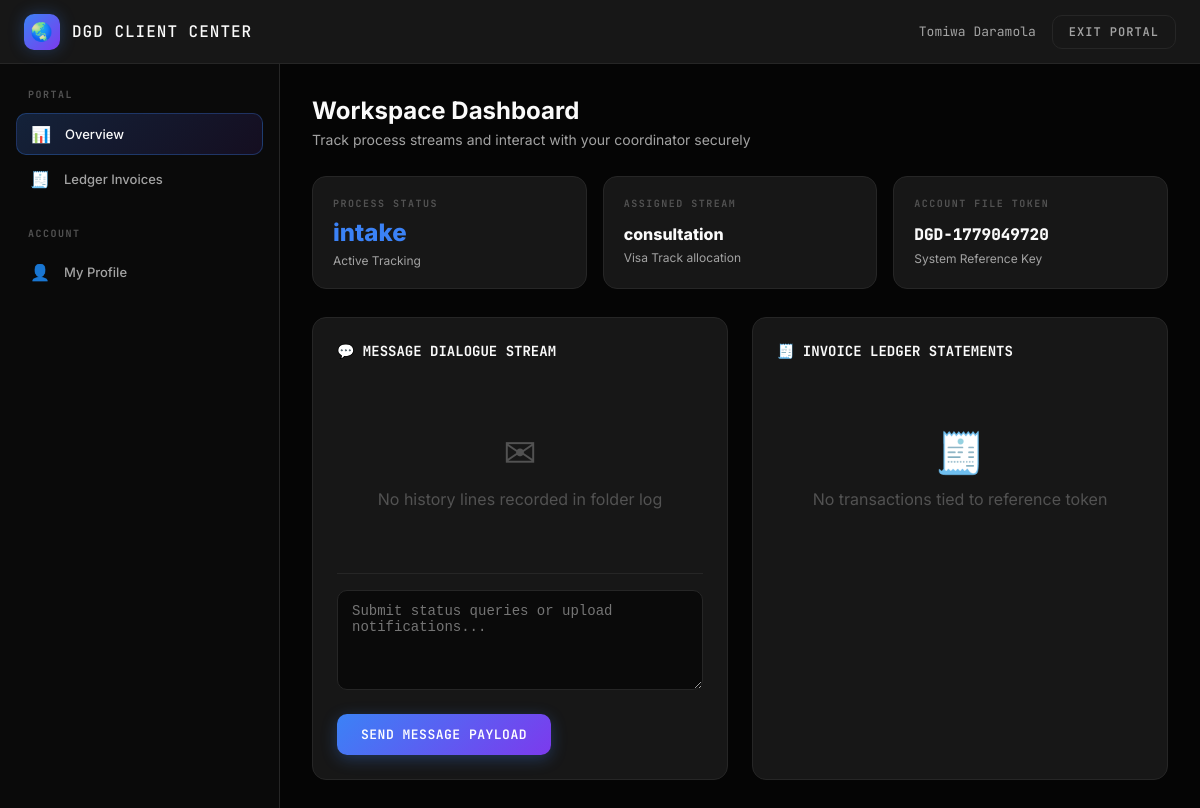
The app's page /client/portal (signed in) with its own data.
### backend/db_models.py (models this page shows, shortened)
class TimestampMixin:
    created_at = db.Column(db.DateTime, default=datetime.utcnow, nullable=False)
    updated_at = db.Column(db.DateTime, default=datetime.utcnow,
                           onupdate=datetime.utcnow, nullable=False)

class SoftDeleteMixin:
    is_deleted = db.Column(db.Boolean, default=False, nullable=False)
    deleted_at = db.Column(db.DateTime, nullable=True)

class OperationalFlagsMixin:
    is_active = db.Column(db.Boolean, default=True, nullable=False)
    is_verified = db.Column(db.Boolean, default=False, nullable=False)
    is_locked = db.Column(db.Boolean, default=False, nullable=False)

class Client(db.Model, TimestampMixin, SoftDeleteMixin, OperationalFlagsMixin):
    __tablename__ = "clients"
    id = db.Column(db.Integer, primary_key=True)
    admin_id = db.Column(db.Integer, db.ForeignKey("admins.id"), nullable=False)
    staff_id = db.Column(db.Integer, db.ForeignKey("staff.id"), nullable=True)
    client_ref = db.Column(db.String(32), unique=True, nullable=False, index=True)
    full_name = db.Column(db.String(128), nullable=False)
    email = db.Column(db.String(120), unique=True, nullable=True)
    phone = db.Column(db.String(32), nullable=True)
    date_of_birth = db.Column(db.Date, nullable=True)
    address_json = db.Column(db.Text, default="{}")
    service_type = db.Column(db.String(64), default="consultation")
    service_status = db.Column(db.String(32), default="intake")
    intake_date = db.Column(db.Date, nullable=True)
    discharge_date = db.Column(db.Date, nullable=True)
    id_type = db.Column(db.String(32), nullable=True)
    id_number_hash = db.Column(db.String(256), nullable=True)
    id_verified = db.Column(db.Boolean, default=False)
    id_verified_at = db.Column(db.DateTime, nullable=True)
    id_verified_by = db.Column(db.Integer, nullable=True)
    portal_username = db.Column(db.String(64), unique=True, nullable=True)
    portal_password_hash = db.Column(db.String(256), nullable=True)
    last_portal_login = db.Column(db.DateTime, nullable=True)
    preferred_contact = db.Column(db.String(32), default="email")
    billing_frequency = db.Column(db.String(32), default="monthly")
    payment_method_json = db.Column(db.Text, default="{}")
    outstanding_balance_cents = db.Column(db.Integer, default=0)
    last_contact_date = db.Column(db.Date, nullable=True)
    next_scheduled_contact = db.Column(db.Date, nullable=True)
    engagement_notes = db.Column(db.Text, nullable=True)
    messages = db.relationship("Message", backref="client",
                              lazy="dynamic", cascade="all, delete-orphan")
    invoices = db.relationship("Invoice", backref="client",
                                lazy="dynamic", cascade="all, delete-orphan")

### backend/routes_client.py (the view)
@client_bp.route("/portal")
def portal():
    if not session.get("user_id") or session.get("user_type") != "client":
        flash("Please log in to access your secure client terminal.", "warning")
        return redirect(url_for("client.login"))
    client_id = session["user_id"]
    client = Client.query.get(client_id)
    if not client:
        session.clear()
        flash("Session invalid. Please log in again.", "warning")
        return redirect(url_for("client.login"))
    messages = client.messages.order_by(Message.created_at.desc()).limit(10).all()
    invoices = client.invoices.order_by(Invoice.issue_date.desc()).limit(5).all()
    total_outstanding = client.outstanding_balance_cents or 0
    assigned_staff = None
    if client.staff_id:
        assigned_staff = Staff.query.get(client.staff_id)
    return render_template("client_portal.html",
                           view_mode="dashboard",
                           client=client,
                           messages=messages,
                           invoices=invoices,
                           total_outstanding=total_outstanding,
                           assigned_staff=assigned_staff,
                           app_name="DGD CONSULT AU")

### templates/client_portal.html (shortened to what this page needs)
<!DOCTYPE html>
<html lang="en">
<head>
</head>
<body>
    <div class="topbar">
        <div class="brand">
            <div class="brand-icon">🌏</div>
            <span>DGD Client Center</span>
        </div>
        <div class="user-menu">
            <span class="user-name">{{ client.full_name if client else 'Client Account' }}</span>
            <a href="/client/logout" class="btn-logout">Exit Portal</a>
        </div>
    </div>
    <div class="layout">
        <nav class="sidebar">
            <div class="nav-section">
                <div class="nav-label">Portal</div>
                <a href="/client/portal" class="nav-link {% if view_mode == 'dashboard' or not view_mode %}active{% endif %}">
                    <span class="nav-icon">📊</span> Overview
                </a>
                <a href="/client/invoices" class="nav-link {% if view_mode == 'invoices' %}active{% endif %}">
                    <span class="nav-icon">🧾</span> Ledger Invoices
                </a>
            </div>
            <div class="nav-section">
                <div class="nav-label">Account</div>
                <a href="/client/profile" class="nav-link {% if view_mode == 'profile' %}active{% endif %}">
                    <span class="nav-icon">👤</span> My Profile
                </a>
            </div>
        </nav>
        <main class="main">
            {% if view_mode == 'dashboard' or not view_mode %}
            <div class="page-header">
                <div class="page-title">Workspace Dashboard</div>
                <div class="page-subtitle">Track process streams and interact with your coordinator securely</div>
            </div>
            <div class="stats-grid">
                <div class="stat-card">
                    <div class="stat-label">Process Status</div>
                    <div class="stat-value" style="color: var(--blue);">{{ client.service_status or 'Processing' }}</div>
                    <div class="stat-meta">Active Tracking</div>
                </div>
                <div class="stat-card">
                    <div class="stat-label">Assigned Stream</div>
                    <div class="stat-value" style="font-size: 16px; padding-top: 6px;">{{ client.service_type or 'General Assessment Intake' }}</div>
                    <div class="stat-meta">Visa Track allocation</div>
                </div>
                <div class="stat-card">
                    <div class="stat-label">Account File Token</div>
                    <div class="stat-value" style="font-family: var(--font-mono); font-size: 16px; padding-top: 6px;">{{ client.client_ref or 'PENDING' }}</div>
                    <div class="stat-meta">System Reference Key</div>
                </div>
            </div>
            <div style="display: grid; grid-template-columns: 1fr 1fr; gap: 24px;">
                <div class="card">
                    <div class="card-header"><div class="card-title">💬 Message Dialogue Stream</div></div>
                    {% if chat_history %}
                    <div class="message-list">
                        {% for m in chat_history %}
                        <div class="message-item">
                            <div class="message-header">
                                <span>{{ 'You' if m.direction == 'inbound' else 'Case Officer' }}</span>
                                <span>{{ m.created_at }}</span>
                            </div>
                            <div class="message-body">{{ m.body }}</div>
                        </div>
                        {% endfor %}
                    </div>
                    {% else %}
                    <div class="empty-state">
                        <div class="empty-state-icon">✉</div>
                        <div>No history lines recorded in folder log</div>
                    </div>
                    {% endif %}
                    <form method="POST" action="/client/message/send" style="margin-top: 16px; border-top: 1px solid var(--border); padding-top: 16px;">
                        <div class="form-group">
                            <textarea name="body" rows="2" placeholder="Submit status queries or upload notifications..." required></textarea>
                        </div>
                        <button type="submit" class="btn btn-primary">Send Message Payload</button>
                    </form>
                </div>
                <div class="card">
                    <div class="card-header">
                        <div class="card-title">🧾 Invoice Ledger Statements</div>
                    </div>
                    {% if invoices %}
                    <div class="table-wrap">
                        <table>
                            <thead><tr><th>Ref #</th><th>Amount</th><th>Status</th></tr></thead>
                            <tbody>
                                {% for i in invoices %}
                                <tr>
                                    <td style="font-family: var(--font-mono);">{{ i.invoice_number }}</td>
                                    <td><strong>${{ '%.2f'|format(i.total_cents / 100) if i.total_cents else '0.00' }}</strong></td>
                                    <td><span class="badge badge-blue">{{ i.status.upper() }}</span></td>
                                </tr>
                                {% endfor %}
                            </tbody>
                        </table>
                    </div>
                    {% else %}
                    <div class="empty-state">
                        <div class="empty-state-icon">🧾</div>
                        <div>No transactions tied to reference token</div>
                    </div>
                    {% endif %}
                </div>
            </div>
            {% endif %}
        </main>
    </div>
</body>
</html>

### records on screen
Client: full_name "Tomiwa Daramola", service_status "intake", service_type "consultation", client_ref "DGD-1779049720"
